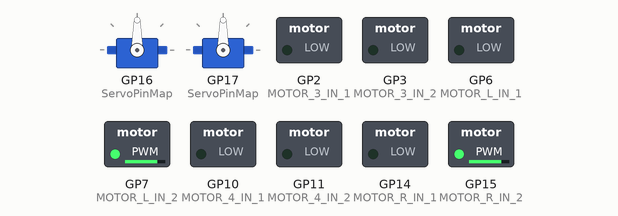
The program below on a simulated Raspberry Pi Pico W. Shown: 2 × servo, switched loads named in the program (green lamp = pin HIGH). What the program prints to the serial monitor is not drawn.

Above: at 5.05 s.
At 5.95 s:
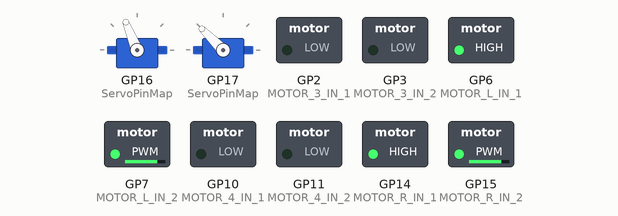
Timing chart, 0 to 8.0 s (numbered marks = the images above):
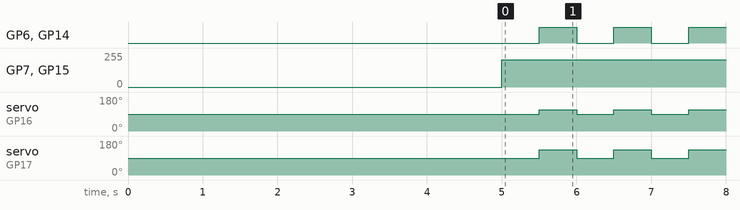

Measured:
- by itself, GP6 (MOTOR_L_IN_1), GP14 (MOTOR_R_IN_1): alternates HIGH for 0.50 s and LOW for 0.50 s
- by itself, GP7 (MOTOR_L_IN_2), GP15 (MOTOR_R_IN_2): 0/255 → 204/255 at 5.0 s
- by itself, servo on GP16 (ServoPinMap): alternates 112° for 0.50 s and 90° for 0.50 s
- by itself, servo on GP17 (ServoPinMap): alternates 135° for 0.50 s and 90° for 0.50 s

The program:

main.cpp
```cpp
#include <Arduino.h>
#include "pins.h"
#include <Servo.h>
#include <vector>

// Servo pulses
#define XRP_SERVO_MIN_PULSE_US 500
#define XRP_SERVO_MAX_PULSE_US 2500

uint32_t _lastUpdateTime = 0;
boolean direction = false;
double speed = 0.8;

#define NUM_OF_SERVOS 4

Servo Servos[NUM_OF_SERVOS];

int ServoPinMap[NUM_OF_SERVOS] = {
  SERVO_1,
  SERVO_2,
  SERVO_3,
  SERVO_4
};

bool _initServos() {
  bool success = true;
  for(int i=0;i < NUM_OF_SERVOS;i++) {
    if(ServoPinMap[i] != __XRP_PIN_UNDEF && (Servos[i].attach(ServoPinMap[i], XRP_SERVO_MIN_PULSE_US, XRP_SERVO_MAX_PULSE_US) == -1)) {
      Serial.printf("[ERR] Failed to attach servo %d", i+1);
      Serial.println("\n");
      success = false;
    }
  }

  return success;
}

void _setServoPwmValueInternal(int servoIdx, double value) {
  int val = ((value + 1.0) / 2.0) * 180;

  if(Servos[servoIdx].attached()) {
    Servos[servoIdx].write(val);
  }
}

void setup() {
  delay(5000);
  Serial.begin(115200);

  // Left
  pinMode(MOTOR_L_IN_1, OUTPUT);
  pinMode(MOTOR_L_IN_2, OUTPUT);

  // RIGHT
  pinMode(MOTOR_R_IN_1, OUTPUT);
  pinMode(MOTOR_R_IN_2, OUTPUT);

  // Motor 3
  pinMode(MOTOR_3_IN_1, OUTPUT);
  pinMode(MOTOR_3_IN_2, OUTPUT);

  // Motor 4
  pinMode(MOTOR_4_IN_1, OUTPUT);
  pinMode(MOTOR_4_IN_2, OUTPUT);

  _initServos();

  pinMode(BOARD_USER_BUTTON, INPUT_PULLUP);

  digitalWrite(LED_BUILTIN, HIGH);

  Serial.println("Initialization Complete\n");
}


#ifdef PICO_RP2350

void _setMotorPwmValueInternal(int in2, int in1, double value) {
  boolean is_forward = (value >= 0.0);
  int speed = (abs(value) * 255);

  // Direction determines which pin should be the brake
  if(is_forward) {
    digitalWrite(in2,LOW);
    analogWrite(in1, speed);
  } else {
    digitalWrite(in1,LOW);
    analogWrite(in2, speed);
  }
}

#else

void _setMotorPwmValueInternal(int en, int ph, double value) {

  PinStatus phValue = (value < 0.0) ? LOW : HIGH;
  int enValue = (abs(value) * 255);

  digitalWrite(ph, phValue);
  analogWrite(en, enValue);
}

#endif


void loop() {

  uint32_t currTime = millis();
  // Limit to 200 ms to see LED changes
  if (currTime - _lastUpdateTime < 500) {
    return;
  }

  if( direction ) {
    digitalWrite(LED_BUILTIN, HIGH);
    _setMotorPwmValueInternal(MOTOR_L_IN_2, MOTOR_L_IN_1, 0.8);
    _setMotorPwmValueInternal(MOTOR_R_IN_2, MOTOR_R_IN_1, 0.8);

    for(int i = 0; i < NUM_OF_SERVOS; i++) {
      // Set different servo positions per servo port
      if( ServoPinMap[i] != __XRP_PIN_UNDEF ) {
        _setServoPwmValueInternal(i, double(i+1)/NUM_OF_SERVOS);
      }
    }
  } else {
    digitalWrite(LED_BUILTIN, LOW);
    _setMotorPwmValueInternal(MOTOR_L_IN_2, MOTOR_L_IN_1, -0.8);
    _setMotorPwmValueInternal(MOTOR_R_IN_2, MOTOR_R_IN_1, -0.8);

    // Reset Motors to zero and servo to 90 degs
    for(int i = 0;i < NUM_OF_SERVOS; i++) {
      if (ServoPinMap[i] != __XRP_PIN_UNDEF ) {
        _setServoPwmValueInternal(i, 0.0);
      }
    }
  }

  direction = !direction;
  _lastUpdateTime = currTime;
}
```

pins.h
```cpp
/* This file is used for mapping the GPIO to the software constants based on the board being built. */

#pragma once

#define __XRP_PIN_UNDEF 127

// Ultra Sonic max pulse
#define ULTRASONIC_MAX_PULSE_WIDTH 23200

// LED_BUILTIN is defined in the board to
// the correct pin
#define XRP_BUILTIN_LED LED_BUILTIN

// Wpilib Motor mappings
#define WPILIB_CH_PWM_MOTOR_L 0
#define WPILIB_CH_PWM_MOTOR_R 1
#define WPILIB_CH_PWM_MOTOR_3 2
#define WPILIB_CH_PWM_MOTOR_4 3
#define WPILIB_CH_PWM_SERVO_1 4
#define WPILIB_CH_PWM_SERVO_2 5
#define WPILIB_CH_PWM_SERVO_3 6
#define WPILIB_CH_PWM_SERVO_4 7

// WPILib Channel mappings
#define WPILIB_ENCODER_L_CH_A 4
#define WPILIB_ENCODER_L_CH_B 5
#define WPILIB_ENCODER_R_CH_A 6
#define WPILIB_ENCODER_R_CH_B 7
#define WPILIB_ENCODER_3_CH_A 8
#define WPILIB_ENCODER_3_CH_B 9
#define WPILIB_ENCODER_4_CH_A 10
#define WPILIB_ENCODER_4_CH_B 11

// Encoder State Machine indices
#define ENC_SM_IDX_MOTOR_L 0
#define ENC_SM_IDX_MOTOR_R 1
#define ENC_SM_IDX_MOTOR_3 2
#define ENC_SM_IDX_MOTOR_4 3

#define NUM_OF_ENCODERS 4
#define NUM_OF_SERVOS 4

#define XRP_DATA_ENCODER 0x01
#define XRP_DATA_DIO 0x02
#define XRP_DATA_AIO 0x04
#define XRP_DATA_GENERAL 0x08

#ifdef PICO_RP2350

// Non-Beta board
#define PIN_LAYOUT_IDENT "Non-Beta"
#define __XRP_NONBETA

/*
// Motor and Servo Outputs
#define XRP_MOTOR_L_EN  39
#define XRP_MOTOR_L_PH  38
#define XRP_MOTOR_R_EN  31
#define XRP_MOTOR_R_PH  30
#define XRP_MOTOR_3_EN  23
#define XRP_MOTOR_3_PH  22
#define XRP_MOTOR_4_EN  11
#define XRP_MOTOR_4_PH  10
#define XRP_SERVO_1     25
#define XRP_SERVO_2     7
#define XRP_SERVO_3     24
#define XRP_SERVO_4     6

// Encoders
#define XRP_ENC_L_A     36
#define XRP_ENC_L_B     37
#define XRP_ENC_R_A     28
#define XRP_ENC_R_B     29
#define XRP_ENC_3_A     20
#define XRP_ENC_3_B     21
#define XRP_ENC_4_A     8
#define XRP_ENC_4_B     9

// Line Reflectors
#define REFLECT_LEFT_PIN 44
#define REFLECT_RIGHT_PIN 45

// Range Finder
#define ULTRASONIC_TRIG_PIN 0
#define ULTRASONIC_ECHO_PIN 1

// I2C IMU
#define XRP_SCL 27
#define XRP_SDA 26

// User Button
#define XRP_USER_BUTTON 2
*/

// Motors
#define MOTOR_L_IN_1 34
#define MOTOR_L_IN_2 35
#define MOTOR_R_IN_1 32
#define MOTOR_R_IN_2 33
#define MOTOR_3_IN_1 20
#define MOTOR_3_IN_2 21
#define MOTOR_4_IN_1 10
#define MOTOR_4_IN_2 11

// Encoders
#define MOTOR_L_ENCODER_A     30
#define MOTOR_L_ENCODER_B     31
#define MOTOR_R_ENCODER_A     24
#define MOTOR_R_ENCODER_B     25
#define MOTOR_3_ENCODER_A     22
#define MOTOR_3_ENCODER_B     23
#define MOTOR_4_ENCODER_A     2
#define MOTOR_4_ENCODER_B     3

// SERVOS
#define SERVO_1    6
#define SERVO_2    9
#define SERVO_3    7
#define SERVO_4    8

// Line Reflectors
#define LINE_L 44
#define LINE_R 45

// Range Finder
#define DISTANCE_TRIGGER 0
#define DISTANCE_ECHO    1

// I2C IMU
#define I2C_SCL_1 39
#define I2C_SDA_1 38

// User Button
#define BOARD_USER_BUTTON 36

/*
// Motor and Servo Outputs
#define XRP_MOTOR_L_EN  35
#define XRP_MOTOR_L_PH  34
#define XRP_MOTOR_R_EN  33
#define XRP_MOTOR_R_PH  32
#define XRP_MOTOR_3_EN  21
#define XRP_MOTOR_3_PH  20
#define XRP_MOTOR_4_EN  11
#define XRP_MOTOR_4_PH  10
#define XRP_SERVO_1     6
#define XRP_SERVO_2     9
#define XRP_SERVO_3     7
#define XRP_SERVO_4     8

// Encoders
#define XRP_ENC_L_A     30
#define XRP_ENC_L_B     31
#define XRP_ENC_R_A     24
#define XRP_ENC_R_B     25
#define XRP_ENC_3_A     22
#define XRP_ENC_3_B     23
#define XRP_ENC_4_A     2
#define XRP_ENC_4_B     3

// Line Reflectors
#define REFLECT_LEFT_PIN 44
#define REFLECT_RIGHT_PIN 45

// Range Finder
#define ULTRASONIC_TRIG_PIN 0
#define ULTRASONIC_ECHO_PIN 1

// I2C IMU
#define XRP_SCL 39
#define XRP_SDA 38

// User Button
#define XRP_USER_BUTTON 36
*/

#else
// Beta
#define PIN_LAYOUT_IDENT "Beta"

// XRP Pin Functions

// Motors
#define MOTOR_L_IN_1 6
#define MOTOR_L_IN_2 7
#define MOTOR_R_IN_1 14
#define MOTOR_R_IN_2 15
#define MOTOR_3_IN_1 2
#define MOTOR_3_IN_2 3
#define MOTOR_4_IN_1 10
#define MOTOR_4_IN_2 11

// Encoders
#define MOTOR_L_ENCODER_A     4
#define MOTOR_L_ENCODER_B     5
#define MOTOR_R_ENCODER_A     12
#define MOTOR_R_ENCODER_B     13
#define MOTOR_3_ENCODER_A     0
#define MOTOR_3_ENCODER_B     1
#define MOTOR_4_ENCODER_A     8
#define MOTOR_4_ENCODER_B     9

// SERVOS
#define SERVO_1    16
#define SERVO_2    17
#define SERVO_3    __XRP_PIN_UNDEF
#define SERVO_4    __XRP_PIN_UNDEF

// Line Reflectors
#define LINE_L 26
#define LINE_R 27

// Range Finder
#define DISTANCE_TRIGGER 20
#define DISTANCE_ECHO    21

// I2C IMU
#define I2C_SCL_1 19
#define I2C_SDA_1 18

// User Button
#define BOARD_USER_BUTTON 22

/*
#define XRP_MOTOR_L_EN 7
#define XRP_MOTOR_L_PH 6
#define XRP_MOTOR_R_EN 15
#define XRP_MOTOR_R_PH 14
#define XRP_MOTOR_3_EN 3
#define XRP_MOTOR_3_PH 2
#define XRP_MOTOR_4_EN 11
#define XRP_MOTOR_4_PH 10
#define XRP_SERVO_1    16
#define XRP_SERVO_2    17
#define XRP_SERVO_3    __XRP_PIN_UNDEF
#define XRP_SERVO_4    __XRP_PIN_UNDEF

// Encoders
#define XRP_ENC_L_A     4
#define XRP_ENC_L_B     5
#define XRP_ENC_R_A     12
#define XRP_ENC_R_B     13
#define XRP_ENC_3_A     0
#define XRP_ENC_3_B     1
#define XRP_ENC_4_A     8
#define XRP_ENC_4_B     9


// Line Reflectors
#define REFLECT_LEFT_PIN 26
#define REFLECT_RIGHT_PIN 27

// Range Finder
#define ULTRASONIC_TRIG_PIN 20
#define ULTRASONIC_ECHO_PIN 21

// I2C IMU
#define XRP_SCL 19
#define XRP_SDA 18

// User Button
#define XRP_USER_BUTTON 22
*/

#endif
```
